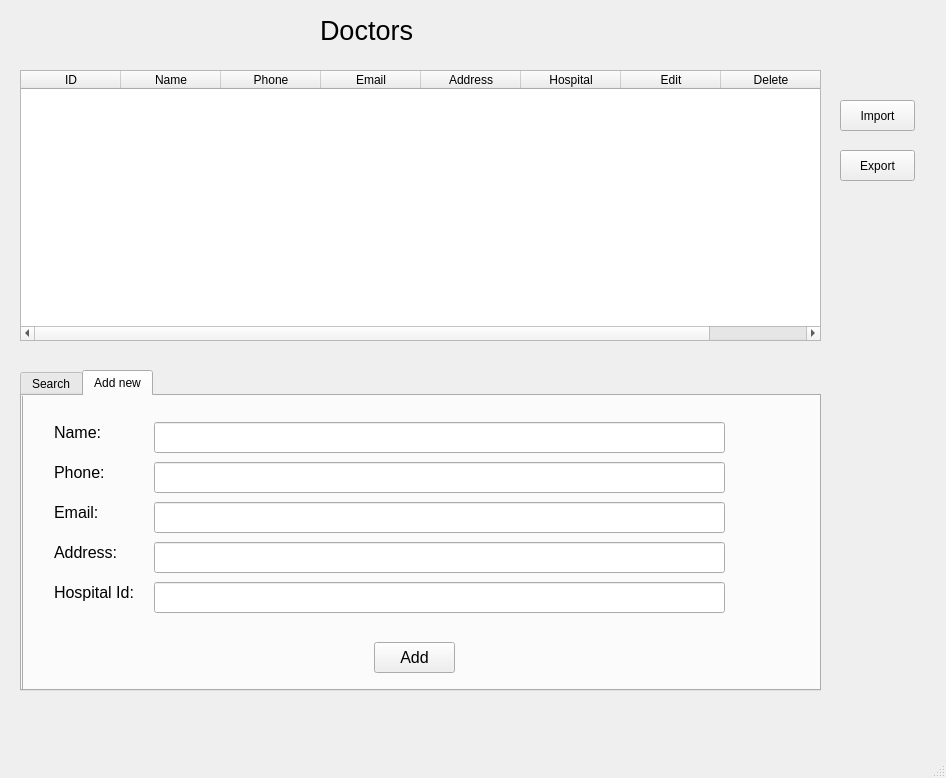
<?xml version="1.0" encoding="UTF-8"?>
<ui version="4.0">
 <class>MainWindow</class>
 <widget class="QMainWindow" name="MainWindow">
  <property name="geometry">
   <rect>
    <x>0</x>
    <y>0</y>
    <width>946</width>
    <height>778</height>
   </rect>
  </property>
  <property name="windowTitle">
   <string>Doctor Manage</string>
  </property>
  <property name="windowIcon">
   <iconset resource="abcc.qrc">
    <normaloff>:/newPrefix/fpt.png</normaloff>:/newPrefix/fpt.png</iconset>
  </property>
  <widget class="QWidget" name="centralwidget">
   <widget class="QTabWidget" name="tabWidget">
    <property name="geometry">
     <rect>
      <x>20</x>
      <y>370</y>
      <width>801</width>
      <height>321</height>
     </rect>
    </property>
    <property name="currentIndex">
     <number>1</number>
    </property>
    <widget class="QWidget" name="tab">
     <attribute name="title">
      <string>Search</string>
     </attribute>
     <widget class="QGroupBox" name="groupBox">
      <property name="geometry">
       <rect>
        <x>30</x>
        <y>30</y>
        <width>721</width>
        <height>131</height>
       </rect>
      </property>
      <property name="font">
       <font>
        <pointsize>10</pointsize>
       </font>
      </property>
      <property name="title">
       <string>Search Doctor</string>
      </property>
      <widget class="QLabel" name="label_2">
       <property name="geometry">
        <rect>
         <x>20</x>
         <y>40</y>
         <width>71</width>
         <height>31</height>
        </rect>
       </property>
       <property name="font">
        <font>
         <pointsize>15</pointsize>
        </font>
       </property>
       <property name="text">
        <string>Name:</string>
       </property>
      </widget>
      <widget class="QPushButton" name="pushButton_3">
       <property name="geometry">
        <rect>
         <x>300</x>
         <y>90</y>
         <width>111</width>
         <height>31</height>
        </rect>
       </property>
       <property name="font">
        <font>
         <pointsize>12</pointsize>
        </font>
       </property>
       <property name="text">
        <string>Search Doctor</string>
       </property>
      </widget>
      <widget class="QLineEdit" name="lineEdit">
       <property name="geometry">
        <rect>
         <x>90</x>
         <y>39</y>
         <width>581</width>
         <height>31</height>
        </rect>
       </property>
      </widget>
     </widget>
    </widget>
    <widget class="QWidget" name="tab_2">
     <attribute name="title">
      <string>Add new</string>
     </attribute>
     <widget class="QLabel" name="label_3">
      <property name="geometry">
       <rect>
        <x>30</x>
        <y>30</y>
        <width>61</width>
        <height>21</height>
       </rect>
      </property>
      <property name="font">
       <font>
        <pointsize>12</pointsize>
       </font>
      </property>
      <property name="text">
       <string>Name:</string>
      </property>
     </widget>
     <widget class="QLabel" name="label_4">
      <property name="geometry">
       <rect>
        <x>30</x>
        <y>70</y>
        <width>61</width>
        <height>21</height>
       </rect>
      </property>
      <property name="font">
       <font>
        <pointsize>12</pointsize>
       </font>
      </property>
      <property name="text">
       <string>Phone:</string>
      </property>
     </widget>
     <widget class="QLabel" name="label_5">
      <property name="geometry">
       <rect>
        <x>30</x>
        <y>110</y>
        <width>61</width>
        <height>21</height>
       </rect>
      </property>
      <property name="font">
       <font>
        <pointsize>12</pointsize>
       </font>
      </property>
      <property name="text">
       <string>Email:</string>
      </property>
     </widget>
     <widget class="QLabel" name="label_6">
      <property name="geometry">
       <rect>
        <x>30</x>
        <y>150</y>
        <width>91</width>
        <height>21</height>
       </rect>
      </property>
      <property name="font">
       <font>
        <pointsize>12</pointsize>
       </font>
      </property>
      <property name="text">
       <string>Address:</string>
      </property>
     </widget>
     <widget class="QLineEdit" name="lineEdit_2">
      <property name="geometry">
       <rect>
        <x>130</x>
        <y>30</y>
        <width>571</width>
        <height>31</height>
       </rect>
      </property>
     </widget>
     <widget class="QLineEdit" name="lineEdit_3">
      <property name="geometry">
       <rect>
        <x>130</x>
        <y>70</y>
        <width>571</width>
        <height>31</height>
       </rect>
      </property>
     </widget>
     <widget class="QLineEdit" name="lineEdit_4">
      <property name="geometry">
       <rect>
        <x>130</x>
        <y>110</y>
        <width>571</width>
        <height>31</height>
       </rect>
      </property>
     </widget>
     <widget class="QLineEdit" name="lineEdit_5">
      <property name="geometry">
       <rect>
        <x>130</x>
        <y>150</y>
        <width>571</width>
        <height>31</height>
       </rect>
      </property>
     </widget>
     <widget class="QPushButton" name="pushButton_4">
      <property name="geometry">
       <rect>
        <x>350</x>
        <y>250</y>
        <width>81</width>
        <height>31</height>
       </rect>
      </property>
      <property name="font">
       <font>
        <pointsize>12</pointsize>
       </font>
      </property>
      <property name="text">
       <string>Add</string>
      </property>
     </widget>
     <widget class="QTabWidget" name="tabWidget_2">
      <property name="geometry">
       <rect>
        <x>0</x>
        <y>-30</y>
        <width>801</width>
        <height>331</height>
       </rect>
      </property>
      <property name="currentIndex">
       <number>1</number>
      </property>
      <widget class="QWidget" name="tab_3">
       <attribute name="title">
        <string>Search</string>
       </attribute>
       <widget class="QGroupBox" name="groupBox_2">
        <property name="geometry">
         <rect>
          <x>30</x>
          <y>30</y>
          <width>691</width>
          <height>131</height>
         </rect>
        </property>
        <property name="font">
         <font>
          <pointsize>10</pointsize>
         </font>
        </property>
        <property name="title">
         <string>Search Doctor</string>
        </property>
        <widget class="QLabel" name="label_7">
         <property name="geometry">
          <rect>
           <x>20</x>
           <y>40</y>
           <width>71</width>
           <height>31</height>
          </rect>
         </property>
         <property name="font">
          <font>
           <pointsize>15</pointsize>
          </font>
         </property>
         <property name="text">
          <string>Name:</string>
         </property>
        </widget>
        <widget class="QPushButton" name="pushButton_5">
         <property name="geometry">
          <rect>
           <x>300</x>
           <y>90</y>
           <width>111</width>
           <height>31</height>
          </rect>
         </property>
         <property name="font">
          <font>
           <pointsize>12</pointsize>
          </font>
         </property>
         <property name="text">
          <string>Search Doctor</string>
         </property>
        </widget>
        <widget class="QLineEdit" name="lineEdit_6">
         <property name="geometry">
          <rect>
           <x>90</x>
           <y>39</y>
           <width>581</width>
           <height>31</height>
          </rect>
         </property>
        </widget>
       </widget>
      </widget>
      <widget class="QWidget" name="tab_4">
       <attribute name="title">
        <string>Add new</string>
       </attribute>
       <widget class="QLabel" name="label_8">
        <property name="geometry">
         <rect>
          <x>30</x>
          <y>30</y>
          <width>61</width>
          <height>21</height>
         </rect>
        </property>
        <property name="font">
         <font>
          <pointsize>12</pointsize>
         </font>
        </property>
        <property name="text">
         <string>Name:</string>
        </property>
       </widget>
       <widget class="QLabel" name="label_9">
        <property name="geometry">
         <rect>
          <x>30</x>
          <y>70</y>
          <width>61</width>
          <height>21</height>
         </rect>
        </property>
        <property name="font">
         <font>
          <pointsize>12</pointsize>
         </font>
        </property>
        <property name="text">
         <string>Phone:</string>
        </property>
       </widget>
       <widget class="QLabel" name="label_10">
        <property name="geometry">
         <rect>
          <x>30</x>
          <y>110</y>
          <width>61</width>
          <height>21</height>
         </rect>
        </property>
        <property name="font">
         <font>
          <pointsize>12</pointsize>
         </font>
        </property>
        <property name="text">
         <string>Email:</string>
        </property>
       </widget>
       <widget class="QLabel" name="label_11">
        <property name="geometry">
         <rect>
          <x>30</x>
          <y>150</y>
          <width>91</width>
          <height>21</height>
         </rect>
        </property>
        <property name="font">
         <font>
          <pointsize>12</pointsize>
         </font>
        </property>
        <property name="text">
         <string>Address:</string>
        </property>
       </widget>
       <widget class="QLineEdit" name="lineEdit_7">
        <property name="geometry">
         <rect>
          <x>130</x>
          <y>30</y>
          <width>571</width>
          <height>31</height>
         </rect>
        </property>
       </widget>
       <widget class="QLineEdit" name="lineEdit_8">
        <property name="geometry">
         <rect>
          <x>130</x>
          <y>70</y>
          <width>571</width>
          <height>31</height>
         </rect>
        </property>
       </widget>
       <widget class="QLineEdit" name="lineEdit_9">
        <property name="geometry">
         <rect>
          <x>130</x>
          <y>110</y>
          <width>571</width>
          <height>31</height>
         </rect>
        </property>
       </widget>
       <widget class="QLineEdit" name="lineEdit_10">
        <property name="geometry">
         <rect>
          <x>130</x>
          <y>150</y>
          <width>571</width>
          <height>31</height>
         </rect>
        </property>
       </widget>
       <widget class="QPushButton" name="pushButton_6">
        <property name="geometry">
         <rect>
          <x>350</x>
          <y>250</y>
          <width>81</width>
          <height>31</height>
         </rect>
        </property>
        <property name="font">
         <font>
          <pointsize>12</pointsize>
         </font>
        </property>
        <property name="text">
         <string>Add</string>
        </property>
       </widget>
       <widget class="QLabel" name="label_12">
        <property name="geometry">
         <rect>
          <x>30</x>
          <y>190</y>
          <width>91</width>
          <height>21</height>
         </rect>
        </property>
        <property name="font">
         <font>
          <pointsize>12</pointsize>
         </font>
        </property>
        <property name="text">
         <string>Hospital Id:</string>
        </property>
       </widget>
       <widget class="QLineEdit" name="lineEdit_11">
        <property name="geometry">
         <rect>
          <x>130</x>
          <y>190</y>
          <width>571</width>
          <height>31</height>
         </rect>
        </property>
       </widget>
      </widget>
     </widget>
    </widget>
   </widget>
   <widget class="QLabel" name="label">
    <property name="geometry">
     <rect>
      <x>320</x>
      <y>0</y>
      <width>101</width>
      <height>61</height>
     </rect>
    </property>
    <property name="font">
     <font>
      <pointsize>20</pointsize>
     </font>
    </property>
    <property name="text">
     <string>Doctors</string>
    </property>
   </widget>
   <widget class="QPushButton" name="pushButton_2">
    <property name="geometry">
     <rect>
      <x>840</x>
      <y>150</y>
      <width>75</width>
      <height>31</height>
     </rect>
    </property>
    <property name="text">
     <string>Export</string>
    </property>
   </widget>
   <widget class="QTableWidget" name="tableWidget">
    <property name="geometry">
     <rect>
      <x>20</x>
      <y>70</y>
      <width>801</width>
      <height>271</height>
     </rect>
    </property>
    <column>
     <property name="text">
      <string>ID</string>
     </property>
    </column>
    <column>
     <property name="text">
      <string>Name</string>
     </property>
    </column>
    <column>
     <property name="text">
      <string>Phone</string>
     </property>
    </column>
    <column>
     <property name="text">
      <string>Email</string>
     </property>
    </column>
    <column>
     <property name="text">
      <string>Address</string>
     </property>
    </column>
    <column>
     <property name="text">
      <string>Hospital</string>
     </property>
    </column>
    <column>
     <property name="text">
      <string>Edit</string>
     </property>
    </column>
    <column>
     <property name="text">
      <string>Delete</string>
     </property>
    </column>
   </widget>
   <widget class="QPushButton" name="pushButton">
    <property name="geometry">
     <rect>
      <x>840</x>
      <y>100</y>
      <width>75</width>
      <height>31</height>
     </rect>
    </property>
    <property name="text">
     <string>Import</string>
    </property>
   </widget>
  </widget>
  <widget class="QMenuBar" name="menubar">
   <property name="geometry">
    <rect>
     <x>0</x>
     <y>0</y>
     <width>946</width>
     <height>21</height>
    </rect>
   </property>
  </widget>
  <widget class="QStatusBar" name="statusbar"/>
 </widget>
 <resources>
  <include location="abcc.qrc"/>
 </resources>
 <connections/>
</ui>
